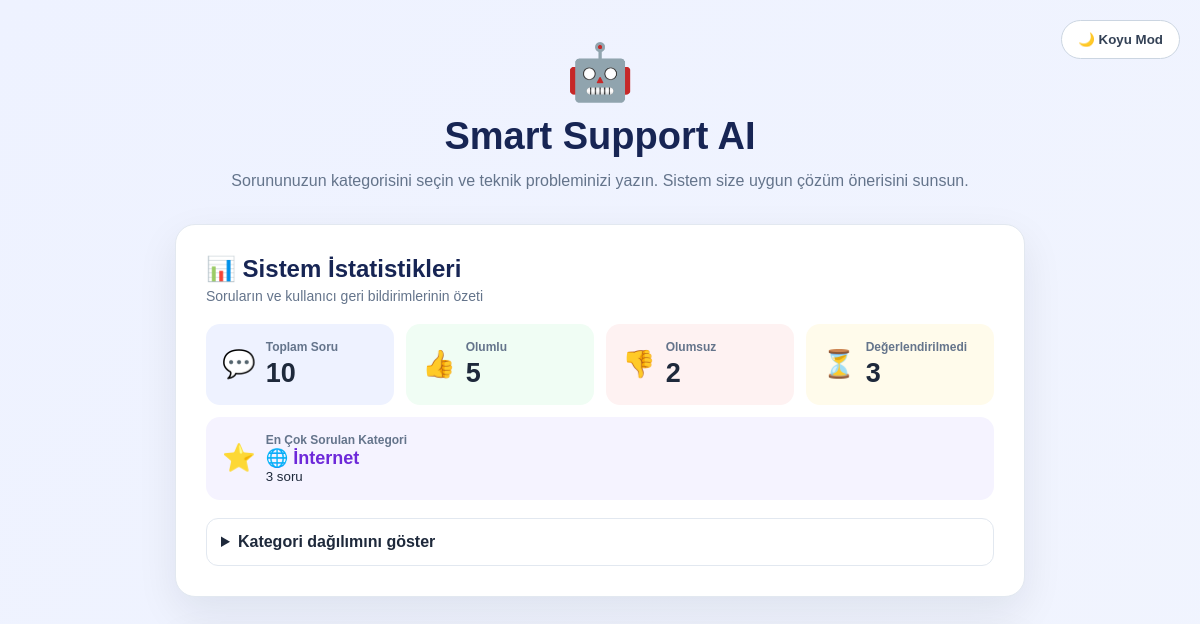
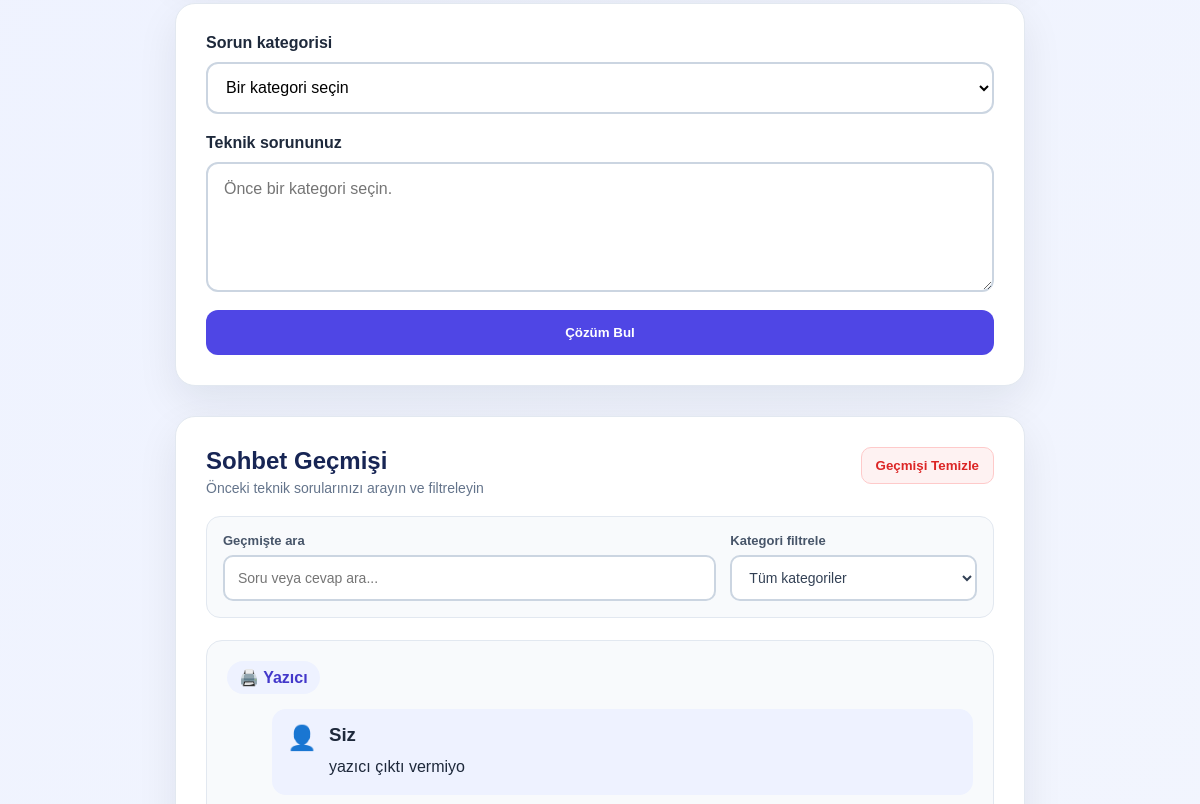
Before: / (upper part) with the older database file (2 pictures, top to bottom).
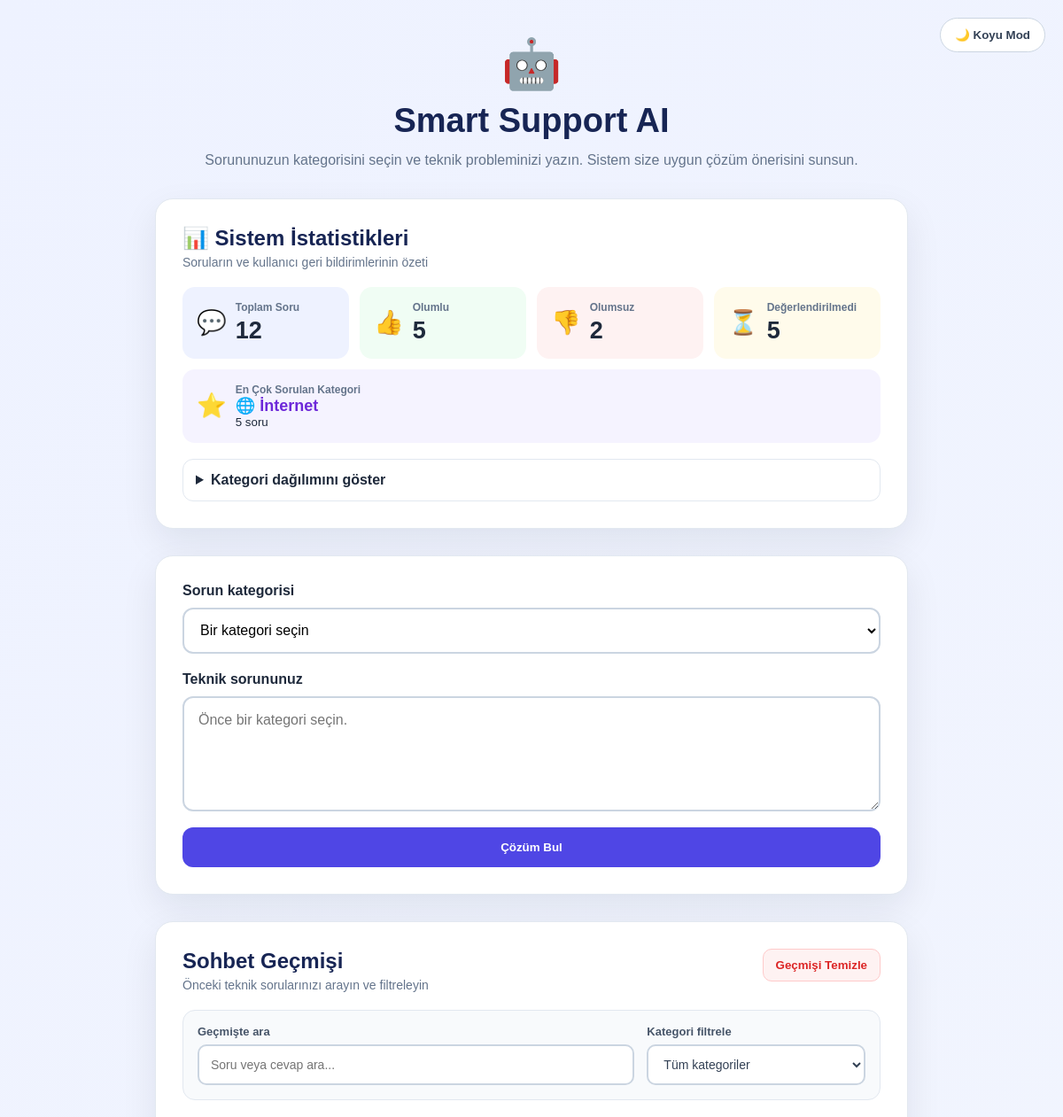
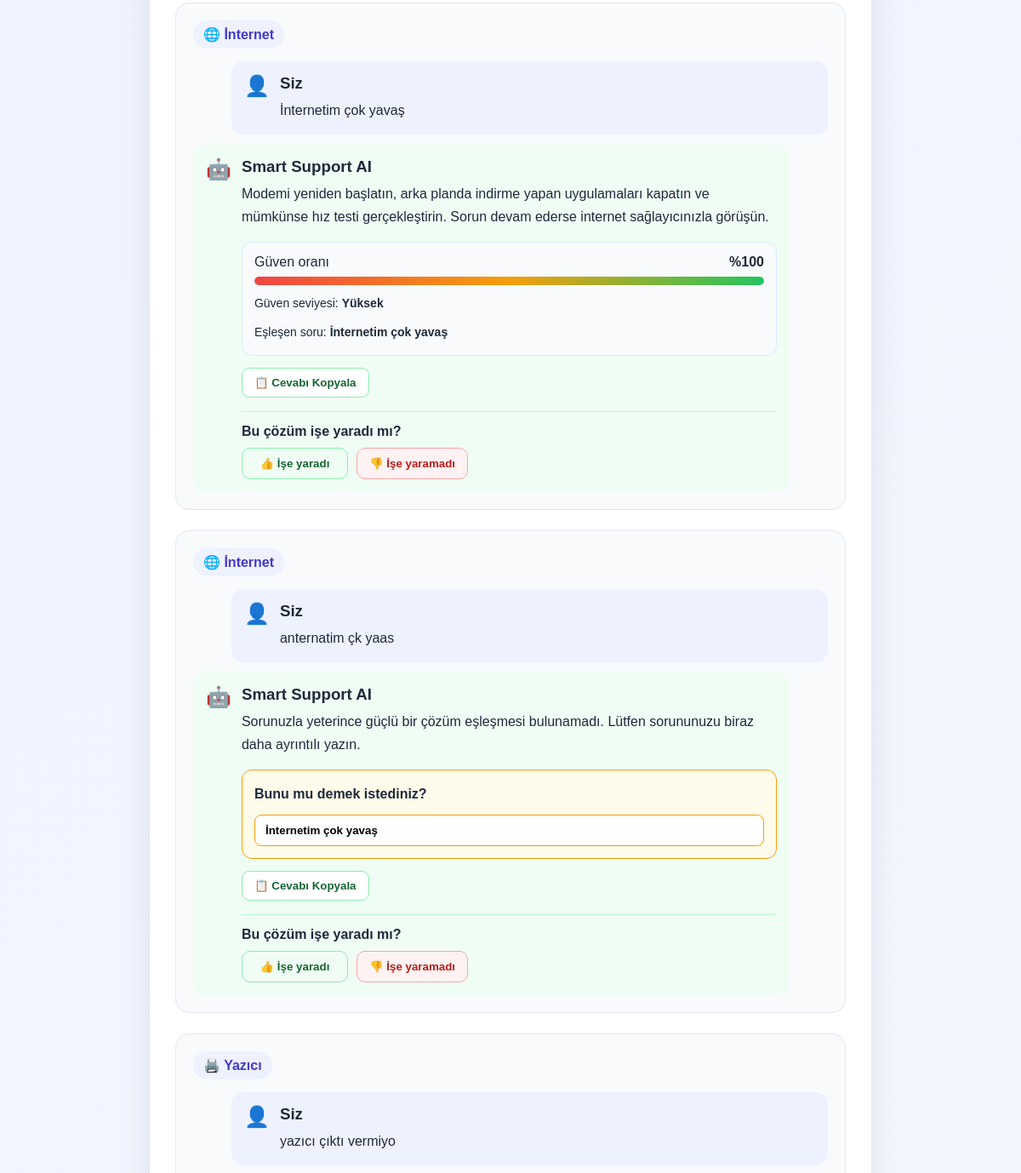
After: the same page with the newer database file (2 pictures, top to bottom).
### tables this page shows
CREATE TABLE chats (
                id TEXT PRIMARY KEY,
                question TEXT NOT NULL,
                answer TEXT NOT NULL,
                category TEXT NOT NULL,
                category_name TEXT NOT NULL,
                feedback TEXT,
                created_at TIMESTAMP DEFAULT CURRENT_TIMESTAMP
            , confidence_score INTEGER DEFAULT 0, confidence_level TEXT, matched_question TEXT, suggestion TEXT, match_type TEXT);

### backend/app.py (the view, shortened to what this page needs)
@app.route(
    "/",
    methods=[
        "GET",
        "POST"
    ]
)
def home():
    chat_history = prepare_chat_history(
        get_all_chats()
    )
    category_questions = {
        category_key: get_questions_by_category(
            category_key
        )
        for category_key in CATEGORIES
    }
    statistics = calculate_statistics(
        chat_history
    )
    return render_template(
        "index.html",
        chat_history=chat_history,
        categories=CATEGORIES,
        category_questions=category_questions,
        statistics=statistics
    )

### frontend/templates/index.html (shortened to what this page needs)
<!DOCTYPE html>
<html lang="tr">
<head>
    <link
        rel="stylesheet"
        href="{{ url_for('static', filename='style.css') }}"
    >
</head>
<body>
    <button
        type="button"
        id="theme-button"
        class="theme-button"
        aria-label="Açık veya koyu temaya geç"
    >
    </button>
    <main class="container">
        <section class="header">
            <div class="logo">
                🤖
            </div>
            <h1>
                Smart Support AI
            </h1>
            <p>
                Sorununuzun kategorisini seçin ve teknik probleminizi yazın.
                Sistem size uygun çözüm önerisini sunsun.
            </p>
        </section>
        <section class="statistics-section">
            <div class="statistics-header">
                <h2>
                    📊 Sistem İstatistikleri
                </h2>
                <p>
                    Soruların ve kullanıcı geri bildirimlerinin özeti
                </p>
            </div>
            <div class="statistics-grid">
                <article class="stat-card">
                    <div class="stat-icon">
                        💬
                    </div>
                    <div class="stat-content">
                        <span class="stat-title">
                            Toplam Soru
                        </span>
                        <strong class="stat-number">
                            {{ statistics.total_questions }}
                        </strong>
                    </div>
                </article>
                <article class="stat-card positive-stat">
                    <div class="stat-icon">
                        👍
                    </div>
                    <div class="stat-content">
                        <span class="stat-title">
                            Olumlu
                        </span>
                        <strong class="stat-number">
                            {{ statistics.positive_feedback }}
                        </strong>
                    </div>
                </article>
                <article class="stat-card negative-stat">
                    <div class="stat-icon">
                        👎
                    </div>
                    <div class="stat-content">
                        <span class="stat-title">
                            Olumsuz
                        </span>
                        <strong class="stat-number">
                            {{ statistics.negative_feedback }}
                        </strong>
                    </div>
                </article>
                <article class="stat-card waiting-stat">
                    <div class="stat-icon">
                        ⏳
                    </div>
                    <div class="stat-content">
                        <span class="stat-title">
                            Değerlendirilmedi
                        </span>
                        <strong class="stat-number">
                            {{ statistics.unanswered_feedback }}
                        </strong>
                    </div>
                </article>
                <article class="stat-card popular-stat">
                    <div class="stat-icon">
                        ⭐
                    </div>
                    <div class="stat-content">
                        <span class="stat-title">
                            En Çok Sorulan Kategori
                        </span>
                        <strong class="popular-category">
                            {{ statistics.most_used_category_name }}
                        </strong>
                        <small>
                            {{ statistics.most_used_category_count }} soru
                        </small>
                    </div>
                </article>
            </div>
            <details class="category-details">
                <summary>
                    Kategori dağılımını göster
                </summary>
            </details>
        </section>
        <section class="support-card">
            <form
                method="POST"
                action="{{ url_for('home') }}"
                id="support-form"
            >
                <label for="category">
                    Sorun kategorisi
                </label>
                <select
                    id="category"
                    name="category"
                    required
                >
                    <option value="" selected disabled>
                        Bir kategori seçin
                    </option>
                </select>
                <label
                    for="question"
                    class="question-label"
                >
                    Teknik sorununuz
                </label>
                <textarea
                    id="question"
                    name="question"
                    placeholder="Önce bir kategori seçin."
                    required
                ></textarea>
                <button
                    type="submit"
                    class="solution-button"
                >
                    Çözüm Bul
                </button>
            </form>
        </section>
        {% if chat_history %}
            <section class="history-section">
                <div class="history-header">
                    <div>
                        <h2>
                            Sohbet Geçmişi
                        </h2>
                        <p>
                            Önceki teknik sorularınızı arayın ve filtreleyin
                        </p>
                    </div>
                    <form
                        method="POST"
                        action="{{ url_for('clear_history') }}"
                    >
                        <button
                            type="submit"
                            class="clear-button"
                        >
                            Geçmişi Temizle
                        </button>
                    </form>
                </div>
                <div class="history-tools">
                    <div class="history-search-group">
                        <label for="history-search">
                            Geçmişte ara
                        </label>
                        <input
                            type="search"
                            id="history-search"
                            class="history-search"
                            placeholder="Soru veya cevap ara..."
                            autocomplete="off"
                        >
                    </div>
                    <div class="history-filter-group">
                        <label for="history-category-filter">
                            Kategori filtrele
                        </label>
                        <select
                            id="history-category-filter"
                            class="history-category-filter"
                        >
                            <option value="all">
                                Tüm kategoriler
                            </option>
                        </select>
                    </div>
                </div>
                <div class="chat-list">
                    {% for chat in chat_history|reverse %}
                        <article
                            class="chat-item"
                            id="chat-{{ chat.id }}"
                            data-category="{{ chat.category }}"
                            data-search-text="{{ chat.question }} {{ chat.answer }}"
                        >
                            <div class="chat-category">
                                {{ chat.category_name }}
                            </div>
                            <div class="message user-message">
                                <div class="message-icon">
                                    👤
                                </div>
                                <div class="message-content">
                                    <h3>
                                        Siz
                                    </h3>
                                    <p>
                                        {{ chat.question }}
                                    </p>
                                </div>
                            </div>
                            <div class="message bot-message">
                                <div class="message-icon">
                                    🤖
                                </div>
                                <div class="message-content">
                                    <h3>
                                        Smart Support AI
                                    </h3>
                                    <p class="answer-text">
                                        {{ chat.answer }}
                                    </p>
                                    {% if chat.match_type == "exact" or chat.match_type == "hybrid" %}
    <div class="ai-match-info">
        <div class="confidence-row">
            <span>
                Güven oranı
            </span>
            <strong>
                %{{ chat.confidence_score }}
            </strong>
        </div>
        <div class="confidence-bar">
            <div
                class="confidence-fill"
                style="width: {{ chat.confidence_score }}%;"
            ></div>
        </div>
        <p class="confidence-level">
            Güven seviyesi:
            <strong>
                {{ chat.confidence_level }}
            </strong>
        </p>
        {% if chat.matched_question %}
            <p class="matched-question">
                Eşleşen soru:
                <strong>
                    {{ chat.matched_question }}
                </strong>
            </p>
        {% endif %}
    </div>
{% elif chat.match_type == "suggestion" and chat.suggestion %}
    <div class="suggestion-box">
        <p>
            Bunu mu demek istediniz?
        </p>
        <button
            type="button"
            class="suggestion-button"
            data-category="{{ chat.category }}"
            data-question="{{ chat.suggestion }}"
        >
            {{ chat.suggestion }}
        </button>
    </div>
{% endif %}
                                    <div class="answer-actions">
                                        <button
                                            type="button"
                                            class="copy-button"
                                        >
                                            📋 Cevabı Kopyala
                                        </button>
                                        {% if not chat.feedback %}
                                            <div class="feedback-area">
                                                <span class="feedback-question">
                                                    Bu çözüm işe yaradı mı?
                                                </span>
                                                <div class="feedback-buttons">
                                                    <form
                                                        method="POST"
                                                        action="{{ url_for('save_feedback', chat_id=chat.id) }}"
                                                    >
                                                        <button
                                                            type="submit"
                                                            class="feedback-button positive-button"
                                                        >
                                                            👍 İşe yaradı
                                                        </button>
                                                    </form>
                                                    <form
                                                        method="POST"
                                                        action="{{ url_for('save_feedback', chat_id=chat.id) }}"
                                                    >
                                                        <button
                                                            type="submit"
                                                            class="feedback-button negative-button"
                                                        >
                                                            👎 İşe yaramadı
                                                        </button>
                                                    </form>
                                                </div>
                                            </div>
                                        {% elif chat.feedback == "positive" %}
                                            <div class="feedback-result positive-result">
                                                ✅ Teşekkürler! Çözümün işe
                                                yaradığını kaydettik.
                                            </div>
                                        {% elif chat.feedback == "negative" %}
                                            <div class="feedback-result negative-result">
                                                📝 Teşekkürler! Geri bildiriminizi
                                                kaydettik.
                                            </div>
                                        {% endif %}
                                    </div>
                                </div>
                            </div>
                        </article>
                    {% endfor %}
                </div>
            </section>
        {% endif %}
    </main>
</body>
</html>

Changed rows visible on the page:
added chats: category_name "🌐 İnternet", question "İnternetim çok yavaş", answer "Modemi yeniden başlatın, arka planda indirme yapan uygulamaları kapatın ve mümkünse hız testi gerçekleştirin. Sorun devam ederse internet sağlayıcınızla görüşün.", confidence_score "100", confidence_level "Yüksek", matched_question "İnternetim çok yavaş"
added chats: category_name "🌐 İnternet", question "anternatim çk yaas", answer "Sorunuzla yeterince güçlü bir çözüm eşleşmesi bulunamadı. Lütfen sorununuzu biraz daha ayrıntılı yazın.", suggestion "İnternetim çok yavaş"
Other visible differences:
{{ statistics.total_questions }}: "10" → "12"
{{ statistics.unanswered_feedback }}: "3" → "5"
{{ statistics.most_used_category_count }}: "3" → "5"
